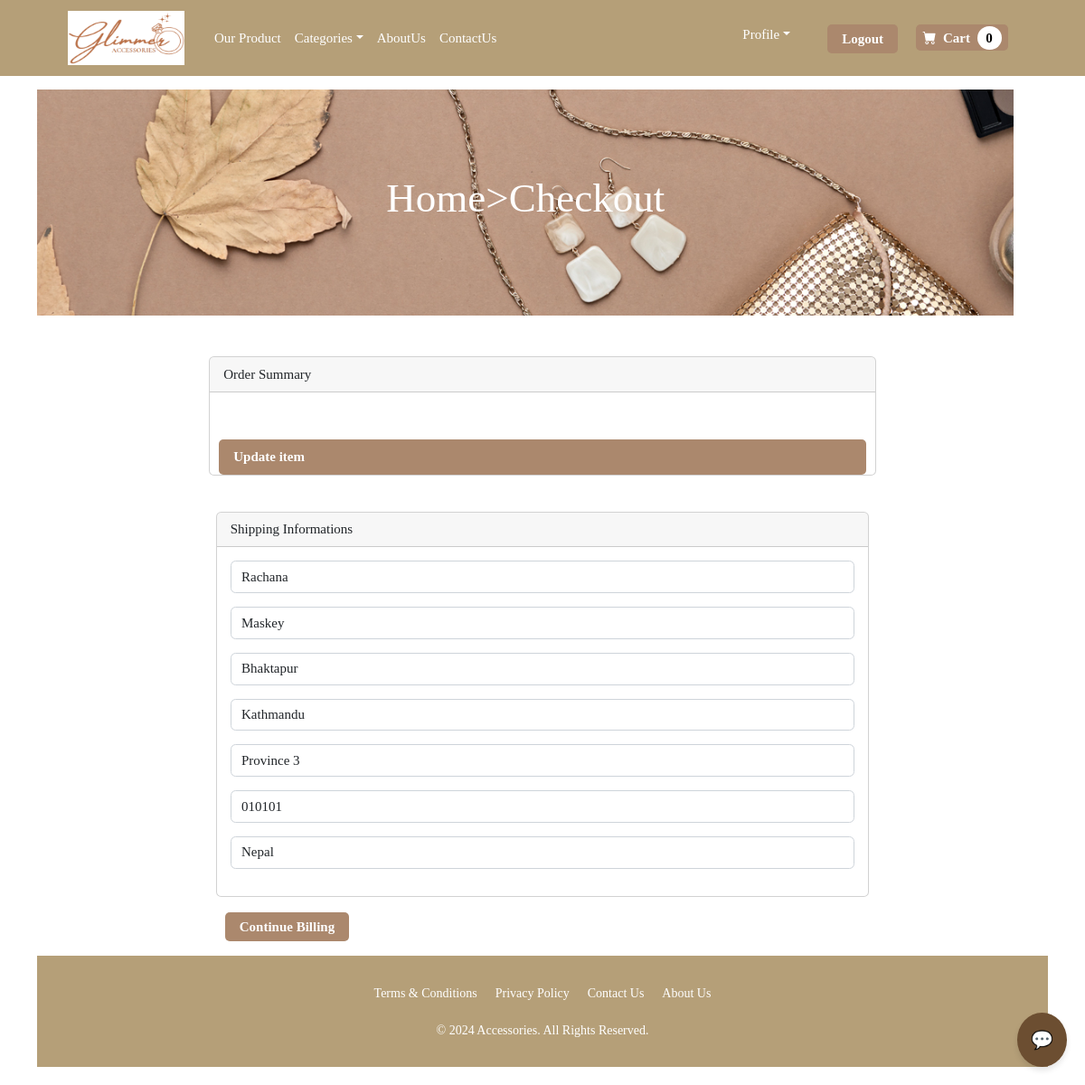
/payment/checkout (signed in), run on the app's committed database.
### payment/models.py (models this page shows, shortened)
class ShippingAddress(models.Model):
    user=models.ForeignKey(User,on_delete=models.CASCADE,null=True,blank=True)
    shipping_full_name=models.CharField(max_length=255)
    shipping_email=models.CharField(max_length=255)
    shipping_address1=models.CharField(max_length=255)
    shipping_city=models.CharField(max_length=255)
    shipping_province=models.CharField(max_length=255,null=True,blank=True)
    shipping_zipcode=models.CharField(max_length=255,null=True,blank=True)
    shipping_country=models.CharField(max_length=255)
    class Meta:
        verbose_name_plural="Shipping Address"

### payment/views.py (the view)
# urls.py: path('checkout',views.checkout,name='checkout'),
def checkout(request):
    cart=Cart(request)
    cart_products=cart.get_prods
    quantities=cart.get_quants
    totals= cart.cart_total()
    sum=cart.total()
    if request.user.is_authenticated:
        shipping_user=ShippingAddress.objects.get(user__id=request.user.id)
        shipping_form=ShippingForm(request.POST or None, instance=shipping_user)
        return render(request,"payment/checkout.html",{"cart_products": cart_products,"quantities":quantities,"totals":totals,"sum":sum,"shipping_form":shipping_form})
    else:
        shipping_form=ShippingForm(request.POST or None)
        return render(request,"payment/checkout.html",{"cart_products": cart_products,"quantities":quantities,"totals":totals,"sum":sum,"shipping_form":shipping_form})

### cart/cart.py (called while the page is built, shortened)
    def __len__(self):
        return len(self.cart)

    def get_prods(self):
        product_ids=self.cart.keys()
        products=Product.objects.filter(id__in=product_ids)
        return products

    def cart_total(self):
        product_ids=self.cart.keys()
        products=Product.objects.filter(id__in=product_ids)
        quantities=self.cart
        total=0
        return total

    def total(self):
        product_ids=self.cart.keys()
        products=Product.objects.filter(id__in=product_ids)
        quantities=self.cart
        sum=0
        return sum

### cart/context_processors.py (called while the page is built)
def cart(request):
    return{'cart':Cart(request)}

### payment/templates/payment/checkout.html (shortened to what this page needs)
{%extends 'main.html' %}
{%load static%}
{%block content%}
<html>
</html>
<header class="py-5">
    <div class="container" >
            <div id="slider" style="height: 250px;">
                <figure>
                    <img src="{% static 'images/4.jpg' %}" alt="Image 1">
                </figure>
                <div class="overlay">
                    <h1>Home>Checkout</h1>
                </div>
    </div>
</header>
<div class="container" style="margin-bottom: 20px;">
    <div class="row">
        <div class="col-md-8 offset-md-2">
            <div class="card">
                <div class="card-header">
                  Order Summary
                </div>
                <div class="card-body">
              </div>
              <br>
              <a href="{%url 'cart_summary%'}" class="custom-login-button">Update item</a>
        </div>
    </div>
</div>
<div class="container" style="margin-top: 40px;">
    <div class="row" style="margin-bottom: 20px;">
        <div class="col-md-8 offset-md-2">
            <div class="card">
                <div class="card-header">
                    Shipping Informations
                </div>
                <div class="card-body">
                    {{shipping_form.as_p}}
                </div>
        </div>
        <br>
        <a href="#" class="custom-login-button">Continue Billing</a>
    </div>
</div>
</div>
{%endblock content%}

### ecommerce/templates/main.html (style rules this page uses)
* { margin: 0; padding: 0; box-sizing: border-box; }

### payment/templates/payment/checkout.html (style rules this page uses)
* { margin: 0; padding: 0; box-sizing: border-box; }
html, body { width: 100%; height: 100%; overflow-x: hidden; }
#slider { position: relative; width: 90vw; height: 70vh; overflow: hidden; }
#slider figure { display: flex; position: absolute; width: 800%; margin: 0; left: 0; top: 0; animation: sliderAnimation 15s infinite; }
#slider figure img { width: 90vw; height: 70vh; object-fit: cover; }
.overlay { position: absolute; top: 0; left: 0; width: 100%; height: 100%; background: rgba(0, 0, 0, 0); display: flex; flex-direction: column; justify-content: center; align-items: center; color: white; text-align: center; }
.overlay h1 { font-size: 3rem; margin-bottom: 10px; color: white; }

### data on the page
ShippingAddress: shipping_full_name "Rachana", shipping_email "Maskey", shipping_address1 "Bhaktapur", shipping_city "Kathmandu", shipping_province "Province 3", shipping_zipcode "010101", shipping_country "Nepal"

### other printed values
{{ cart|length }} "0"
